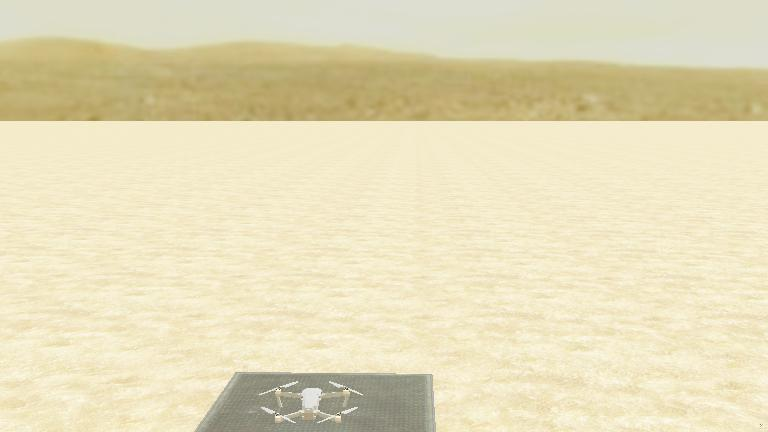
#> input picture DataCollectionWorld/worlds/.Tatooine.jpg, 768 x 432 px
$ python -i detection.py   (imports and definitions only)
#> lines starting #> are read from the running program, lines starting #| are printed output that depends on the picture
#> further down, picture is the input picture: shape (432, 768, 3); mean B, G, R 185.5, 220.5, 229.4
### sort_manager.py
from typing import List, Tuple, Dict
import numpy as np
from scipy.optimize import linear_sum_assignment
import math


class KalmanFilter:

    # [61 lines left out: functions __init__, _sanitize, predict, update, not called in this run]

    def get_state(self) -> np.ndarray:
        return self.x


def bbox_to_state(bbox: np.ndarray):
    measurement = bbox_to_measurement(bbox)
    return np.vstack([measurement, np.zeros((3, 1))], dtype=np.float32)


# [51 lines left out: functions bbox_to_measurement, state_to_bbox, iou, not called in this run]


class Track:
    # [42 lines left out: functions __init__, predict, update, not called in this run]

    def get_track_id(self):
        return self.track_id

    def get_bbox(self):
        return state_to_bbox(self.filter.get_state())

    def get_state(self):
        return self.filter.get_state()

    def kf_predict_only(self):
        self.filter.predict()


class SORTTrackManager:
    def __init__(
        self,
        max_age: int = 10,
        min_age: int = 5,
        iou_threshold: float = 0.1,
    ):
        self.max_age = max_age
        self.min_age = min_age
        self.iou_threshold = iou_threshold
        self.tracks = []
        self.curr_track_id = 0

    # [112 lines left out: function step, not called in this run]

### detection.py
import pathlib

import cv2 as cv
import numpy as np
from typing import Tuple
from sort_manager import SORTTrackManager
import json


class Detection:
	"""
	The Detection class handles the object detection logic, including
	color filtering and background subtraction.
	"""

	def __init__(
		self, weights: str = "threshold.json", kernel: Tuple[int, int] = (3, 3)
	):
		"""
		Initializes the Detection object.

		Args:
			weights (str): Path to the JSON file for loading/saving threshold values.
			kernel (Tuple[int, int]): Kernel size for Gaussian blur.
		"""
		self.low_H = 0
		self.low_S = 0
		self.low_V = 0
		self.high_H = 0
		self.high_S = 0
		self.high_V = 0

		self.max_val = 255

		self.weights = weights
		if weights is not None:
			self.load_threshold()

		self.kernel = kernel
		self.fgbg = cv.createBackgroundSubtractorMOG2()
		self.sort_manager = SORTTrackManager()

	# [20 lines left out: function save_threshold, not called in this run]

	def load_threshold(self):
		"""
		Loads HSV threshold values from a JSON file. Uses the weight path in params to load values from.
		"""
		if not pathlib.Path(self.weights).exists():
			self.save_threshold()

		with open(self.weights, "r", encoding="utf-8") as f:
#> (reads threshold.json from the repository)
			data = json.load(f)

		self.low_H = data["low_H"]
		self.low_S = data["low_S"]
		self.low_V = data["low_V"]
		self.high_H = data["high_H"]
		self.high_S = data["high_S"]
		self.high_V = data["high_V"]

	def filter_hsv(self, frame, avg=None):
		"""
		Filters the frame based on HSV color space.

		Args:
			frame: The input frame.
			avg: The average HSV values to use for filtering.

		Returns:
			A tuple containing the filtered frame and the average HSV values.
		"""
		frame_HSV = cv.cvtColor(frame, cv.COLOR_BGR2HSV)
#> frame_HSV: shape (432, 768, 3); mean H, S, V 24.6, 50, 229.5
		if avg is None:
			avg = cv.mean(frame_HSV)
#> avg = (24.58, 50.05, 229.5, 0)
		color_filter = cv.bitwise_not(
			cv.inRange(
				frame_HSV,
				(max(avg[0] - self.low_H, 0), max(avg[1] - self.low_S, 0), 0),
				(min(avg[0] + self.high_H, 180), min(avg[1] + self.high_S, 255), 255),
			)
		)
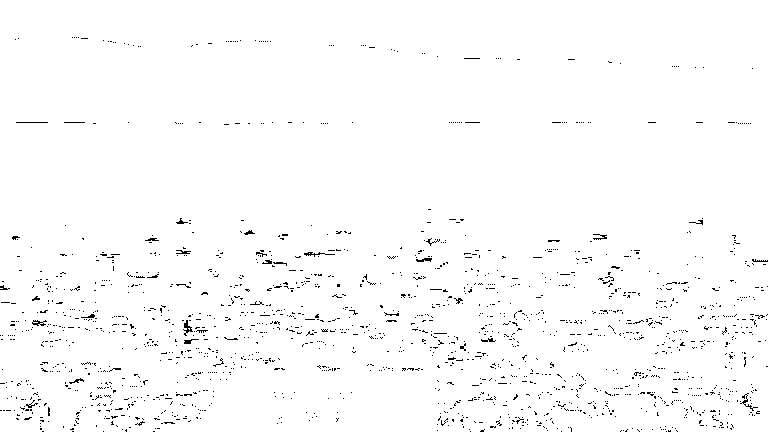
#> color_filter: shape (432, 768); 98.3% white; black in thin lines or dots
		value_filter = cv.inRange(
			frame_HSV,
			(0, 0, max(avg[2] - self.low_V, 0)),
			(180, 255, min(avg[2] + self.high_V, 255)),
		)
#> value_filter: shape (432, 768); every value is 255
		return cv.bitwise_and(color_filter, value_filter), avg

	# [84 lines left out: functions detect, set_attr, not called in this run]

>>> import cv2
>>> picture = cv2.imread('DataCollectionWorld/worlds/.Tatooine.jpg')
>>> result = Detection().filter_hsv(picture)
